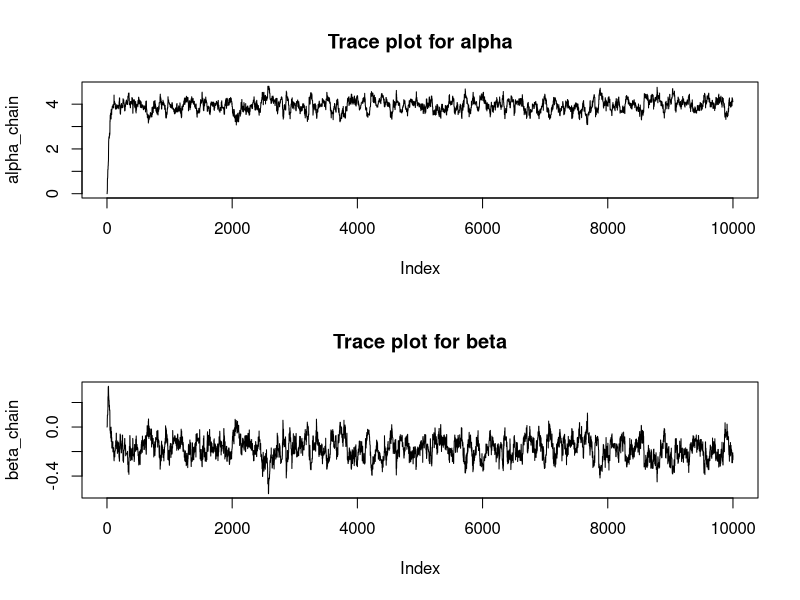

Reproduce this figure in R.
# Define the parameters and data
y <- c(64, 13, 33, 18, 30, 20)
t <- 1:6  # Years from 2010 to 2015, relative to 2009 + t

# Priors
alpha_mean <- 0
alpha_sd <- 10
beta_mean <- 0
beta_sd <- 10

# Initial values
alpha_current <- 0
beta_current <- 0
n_iter <- 10000

# Store the chains
alpha_chain <- numeric(n_iter)
beta_chain <- numeric(n_iter)
alpha_chain[1] <- alpha_current
beta_chain[1] <- beta_current

# Proposal standard deviations
sd_alpha <- 0.2
sd_beta <- 0.05

# Acceptance counters
accepted_alpha <- 0
accepted_beta <- 0

# Log posterior function
log_posterior <- function(alpha, beta, y, t) {
  lambda <- exp(alpha + beta * t)
  likelihood <- sum(dpois(y, lambda, log = TRUE))
  prior_alpha <- dnorm(alpha, alpha_mean, alpha_sd, log = TRUE)
  prior_beta <- dnorm(beta, beta_mean, beta_sd, log = TRUE)
  return(likelihood + prior_alpha + prior_beta)
}

# Metropolis-Hastings sampler
set.seed(123)
for (i in 2:n_iter) {
  # Propose new values
  alpha_prop <- rnorm(1, alpha_current, sd_alpha)
  beta_prop <- rnorm(1, beta_current, sd_beta)
  
  # Calculate log acceptance ratio
  log_alpha_ratio <- log_posterior(alpha_prop, beta_current, y, t) - log_posterior(alpha_current, beta_current, y, t)
  log_beta_ratio <- log_posterior(alpha_prop, beta_prop, y, t) - log_posterior(alpha_prop, beta_current, y, t)
  
  # Decide to accept/reject alpha
  if (log(runif(1)) < log_alpha_ratio) {
    alpha_current <- alpha_prop
    accepted_alpha <- accepted_alpha + 1
  }
  
  # Decide to accept/reject beta
  if (log(runif(1)) < log_beta_ratio) {
    beta_current <- beta_prop
    accepted_beta <- accepted_beta + 1
  }
  
  # Update the chains
  alpha_chain[i] <- alpha_current
  beta_chain[i] <- beta_current
}

# Calculate acceptance rates
acceptance_rate_alpha <- accepted_alpha / (n_iter - 1)
acceptance_rate_beta <- accepted_beta / (n_iter - 1)

# Print acceptance rates
cat("Acceptance rate for alpha:", acceptance_rate_alpha, "\n")
cat("Acceptance rate for beta:", acceptance_rate_beta, "\n")

# Plotting results to check convergence
par(mfrow = c(2, 1))
plot(alpha_chain, type = 'l', main = 'Trace plot for alpha')
plot(beta_chain, type = 'l', main = 'Trace plot for beta')
